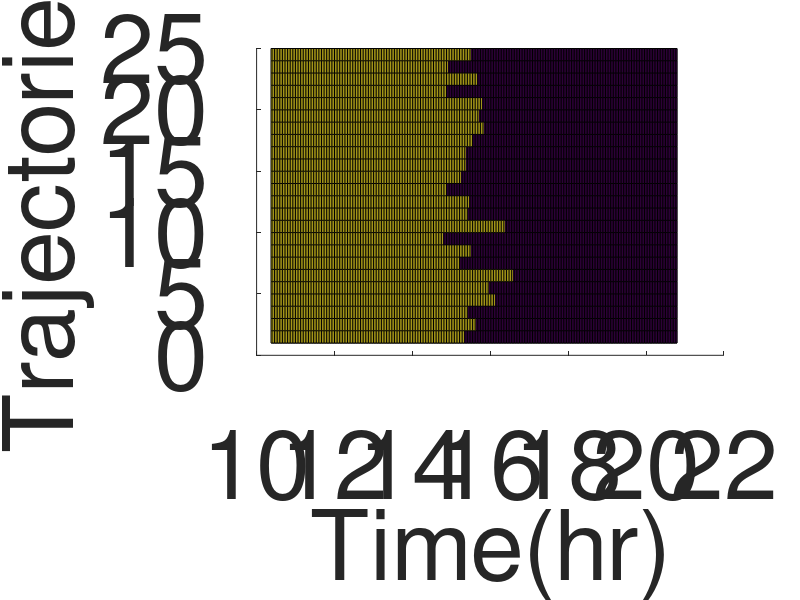

Reproduce this figure in MATLAB.
clc
clear all
close all
N=25;
N1=250;
N2=500;

figure(1)

load('DAF1AC0_13_11_16_D95_Turn_Lin42_b3_1000xs_2024_12_25_Lin42_gx1.mat')

load('DAF1AC0_15_11_16_D95_t_Lin42_b3_1000xs_2025_01_07_Lin42_gx5.mat')

Turn=Unc5_SS_Wt_dist_turn_Noturn
Turn2=Turn(301:300+N, N1:N2)
Turn2=Turn(301: 300+N, N1:N2)

mat=size(Turn2);
y = linspace(1,mat(1),N);
x=t(N1: N2);
z=Turn(301: 300+N, N1: N2);
[X,Y]=meshgrid(x,y);
hold on;
pcolor(x, y,z);
pcolor(x, y,z);

%colormap summer; 
%colorbar
 
set(gca,'FontSize',70)
x_label=xlabel('Time(hr)'); set(x_label,'FontSize',70);
y_label=ylabel('Trajectories'); set(y_label,'FontSize',70);
